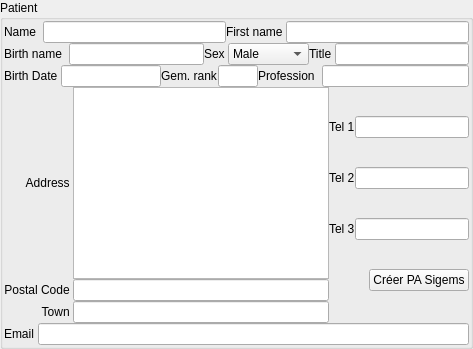
             <widget class="QGroupBox" name="groupBoxPatient">
              <property name="font">
               <font>
                <weight>50</weight>
                <bold>false</bold>
               </font>
              </property>
              <property name="title">
               <string>Patient</string>
              </property>
              <property name="flat">
               <bool>false</bool>
              </property>
              <property name="checkable">
               <bool>false</bool>
              </property>
              <layout class="QGridLayout">
               <property name="leftMargin">
                <number>1</number>
               </property>
               <property name="topMargin">
                <number>1</number>
               </property>
               <property name="rightMargin">
                <number>1</number>
               </property>
               <property name="bottomMargin">
                <number>1</number>
               </property>
               <property name="spacing">
                <number>0</number>
               </property>
               <item row="0" column="0">
                <layout class="QGridLayout" name="layoutyogourt_1">
                 <item row="0" column="0">
                  <widget class="QLabel" name="label_nom">
                   <property name="font">
                    <font>
                     <pointsize>9</pointsize>
                    </font>
                   </property>
                   <property name="text">
                    <string>Name  </string>
                   </property>
                   <property name="buddy">
                    <cstring>lineEdit_NomDossier</cstring>
                   </property>
                  </widget>
                 </item>
                 <item row="0" column="1">
                  <widget class="C_QLineEdit" name="lineEdit_NomDossier"/>
                 </item>
                 <item row="0" column="2">
                  <widget class="QLabel" name="label_prenom">
                   <property name="font">
                    <font>
                     <pointsize>9</pointsize>
                    </font>
                   </property>
                   <property name="text">
                    <string>First name </string>
                   </property>
                   <property name="buddy">
                    <cstring>lineEdit_PrenomDossier</cstring>
                   </property>
                  </widget>
                 </item>
                 <item row="0" column="3">
                  <widget class="C_QLineEdit" name="lineEdit_PrenomDossier"/>
                 </item>
                </layout>
               </item>
               <item row="2" column="0">
                <layout class="QGridLayout" name="layoutyogourt_0">
                 <item row="0" column="4">
                  <widget class="QLabel" name="label_rangem">
                   <property name="font">
                    <font>
                     <pointsize>9</pointsize>
                    </font>
                   </property>
                   <property name="text">
                    <string>Gem. rank</string>
                   </property>
                  </widget>
                 </item>
                 <item row="0" column="6">
                  <widget class="QLabel" name="label_profession">
                   <property name="font">
                    <font>
                     <pointsize>9</pointsize>
                    </font>
                   </property>
                   <property name="text">
                    <string>Profession  </string>
                   </property>
                   <property name="buddy">
                    <cstring>lineEdit_Profession</cstring>
                   </property>
                  </widget>
                 </item>
                 <item row="0" column="7">
                  <widget class="C_QLineEdit" name="lineEdit_Profession"/>
                 </item>
                 <item row="0" column="1">
                  <widget class="C_QLineEdit" name="lineEdit_DtNss">
                   <property name="maximumSize">
                    <size>
                     <width>100</width>
                     <height>16777215</height>
                    </size>
                   </property>
                   <property name="toolTip">
                    <string>Format: dd-mm-aaaa</string>
                   </property>
                   <property name="whatsThis">
                    <string>to define for best control</string>
                   </property>
                  </widget>
                 </item>
                 <item row="0" column="5">
                  <widget class="C_QLineEdit" name="lineEdit_RangGeme">
                   <property name="maximumSize">
                    <size>
                     <width>40</width>
                     <height>16777215</height>
                    </size>
                   </property>
                   <property name="toolTip">
                    <string>1 for first twin, 2 for second</string>
                   </property>
                   <property name="whatsThis">
                    <string>to define for best control</string>
                   </property>
                  </widget>
                 </item>
                 <item row="0" column="0">
                  <widget class="QLabel" name="label_dtnss">
                   <property name="font">
                    <font>
                     <pointsize>9</pointsize>
                    </font>
                   </property>
                   <property name="text">
                    <string>Birth Date </string>
                   </property>
                  </widget>
                 </item>
                </layout>
               </item>
               <item row="3" column="0">
                <layout class="QGridLayout" name="layoutyogourt_9">
                 <item row="0" column="1">
                  <layout class="QGridLayout" name="layoutyogourt_8">
                   <item row="0" column="0">
                    <layout class="QGridLayout" name="layoutyogourt_7">
                     <item row="0" column="0">
                      <widget class="QLabel" name="label_adresse">
                       <property name="font">
                        <font>
                         <pointsize>9</pointsize>
                        </font>
                       </property>
                       <property name="text">
                        <string>Address </string>
                       </property>
                       <property name="alignment">
                        <set>Qt::AlignRight|Qt::AlignTrailing|Qt::AlignVCenter</set>
                       </property>
                       <property name="buddy">
                        <cstring>textEdit_Adresse</cstring>
                       </property>
                      </widget>
                     </item>
                     <item row="0" column="1">
                      <widget class="QTextEdit" name="textEdit_Adresse">
                       <property name="tabChangesFocus">
                        <bool>true</bool>
                       </property>
                      </widget>
                     </item>
                     <item row="1" column="0">
                      <widget class="QLabel" name="label_codepostal">
                       <property name="font">
                        <font>
                         <pointsize>9</pointsize>
                        </font>
                       </property>
                       <property name="text">
                        <string>Postal Code </string>
                       </property>
                       <property name="alignment">
                        <set>Qt::AlignRight|Qt::AlignTrailing|Qt::AlignVCenter</set>
                       </property>
                      </widget>
                     </item>
                     <item row="1" column="1">
                      <widget class="C_QLineEdit" name="lineEdit_CdPostal">
                       <property name="toolTip">
                        <string>5 numbers without space</string>
                       </property>
                       <property name="whatsThis">
                        <string>to define for best control</string>
                       </property>
                       <property name="maxLength">
                        <number>5</number>
                       </property>
                      </widget>
                     </item>
                     <item row="2" column="0">
                      <widget class="QLabel" name="label_Ville">
                       <property name="font">
                        <font>
                         <pointsize>9</pointsize>
                        </font>
                       </property>
                       <property name="text">
                        <string>Town </string>
                       </property>
                       <property name="alignment">
                        <set>Qt::AlignRight|Qt::AlignTrailing|Qt::AlignVCenter</set>
                       </property>
                       <property name="buddy">
                        <cstring>lineEditVille</cstring>
                       </property>
                      </widget>
                     </item>
                     <item row="2" column="1">
                      <widget class="C_QLineEdit" name="lineEditVille">
                       <property name="maxLength">
                        <number>30</number>
                       </property>
                      </widget>
                     </item>
                    </layout>
                   </item>
                   <item row="0" column="1">
                    <layout class="QGridLayout" name="layoutyogourt_6">
                     <property name="spacing">
                      <number>0</number>
                     </property>
                     <item row="0" column="0">
                      <layout class="QGridLayout" name="layoutyogourt_3">
                       <item row="0" column="0">
                        <widget class="QLabel" name="label_tel1">
                         <property name="font">
                          <font>
                           <pointsize>9</pointsize>
                          </font>
                         </property>
                         <property name="text">
                          <string>Tel 1</string>
                         </property>
                        </widget>
                       </item>
                       <item row="0" column="1">
                        <widget class="C_QLineEdit" name="lineEdit_Tel1">
                         <property name="maximumSize">
                          <size>
                           <width>200</width>
                           <height>16777215</height>
                          </size>
                         </property>
                         <property name="toolTip">
                          <string>10 digits with no separator</string>
                         </property>
                         <property name="whatsThis">
                          <string>to define for best control</string>
                         </property>
                         <property name="maxLength">
                          <number>30</number>
                         </property>
                        </widget>
                       </item>
                      </layout>
                     </item>
                     <item row="1" column="0">
                      <layout class="QGridLayout" name="layoutyogourt_4">
                       <item row="0" column="0">
                        <widget class="QLabel" name="label_tel2">
                         <property name="font">
                          <font>
                           <pointsize>9</pointsize>
                          </font>
                         </property>
                         <property name="text">
                          <string>Tel 2</string>
                         </property>
                        </widget>
                       </item>
                       <item row="0" column="1">
                        <widget class="C_QLineEdit" name="lineEdit_Tel2">
                         <property name="maximumSize">
                          <size>
                           <width>200</width>
                           <height>16777215</height>
                          </size>
                         </property>
                         <property name="toolTip">
                          <string>10 digits with no separator</string>
                         </property>
                         <property name="whatsThis">
                          <string>to define for best control</string>
                         </property>
                         <property name="maxLength">
                          <number>30</number>
                         </property>
                        </widget>
                       </item>
                      </layout>
                     </item>
                     <item row="2" column="0">
                      <layout class="QGridLayout" name="layoutyogourt_5">
                       <item row="0" column="0">
                        <widget class="QLabel" name="label_tel3">
                         <property name="font">
                          <font>
                           <pointsize>9</pointsize>
                          </font>
                         </property>
                         <property name="text">
                          <string>Tel 3</string>
                         </property>
                        </widget>
                       </item>
                       <item row="0" column="1">
                        <widget class="C_QLineEdit" name="lineEdit_Tel3">
                         <property name="maximumSize">
                          <size>
                           <width>200</width>
                           <height>16777215</height>
                          </size>
                         </property>
                         <property name="toolTip">
                          <string>10 digits with no separator</string>
                         </property>
                         <property name="whatsThis">
                          <string>to define for best control</string>
                         </property>
                         <property name="maxLength">
                          <number>30</number>
                         </property>
                        </widget>
                       </item>
                      </layout>
                     </item>
                     <item row="3" column="0">
                      <layout class="QGridLayout" name="gridLayout_1">
                       <item row="0" column="0">
                        <widget class="QPushButton" name="pushButton_solde">
                         <property name="sizePolicy">
                          <sizepolicy hsizetype="Fixed" vsizetype="Fixed">
                           <horstretch>0</horstretch>
                           <verstretch>0</verstretch>
                          </sizepolicy>
                         </property>
                         <property name="minimumSize">
                          <size>
                           <width>20</width>
                           <height>20</height>
                          </size>
                         </property>
                         <property name="iconSize">
                          <size>
                           <width>20</width>
                           <height>20</height>
                          </size>
                         </property>
                         <property name="flat">
                          <bool>true</bool>
                         </property>
                        </widget>
                       </item>
                       <item row="0" column="1">
                        <widget class="QPushButton" name="pushButton_SigemsPA">
                         <property name="font">
                          <font>
                           <pointsize>9</pointsize>
                          </font>
                         </property>
                         <property name="toolTip">
                          <string>Création d'une pré-admission SIGEMS</string>
                         </property>
                         <property name="text">
                          <string>Créer PA Sigems</string>
                         </property>
                        </widget>
                       </item>
                      </layout>
                     </item>
                    </layout>
                   </item>
                  </layout>
                 </item>
                 <item row="4" column="1">
                  <layout class="QGridLayout" name="layoutyogourt_2"/>
                 </item>
                </layout>
               </item>
               <item row="4" column="0">
                <layout class="QGridLayout" name="layoutyogourt_11">
                 <item row="0" column="0">
                  <widget class="QLabel" name="label_email">
                   <property name="font">
                    <font>
                     <pointsize>9</pointsize>
                    </font>
                   </property>
                   <property name="text">
                    <string>Email </string>
                   </property>
                   <property name="buddy">
                    <cstring>lineEdit_Email</cstring>
                   </property>
                  </widget>
                 </item>
                 <item row="0" column="1">
                  <widget class="C_QLineEdit" name="lineEdit_Email"/>
                 </item>
                </layout>
               </item>
               <item row="1" column="0">
                <layout class="QGridLayout" name="layoutyogourt_10">
                 <item row="0" column="0">
                  <widget class="QLabel" name="label_nomnss">
                   <property name="font">
                    <font>
                     <pointsize>9</pointsize>
                    </font>
                   </property>
                   <property name="text">
                    <string>Birth name  </string>
                   </property>
                   <property name="buddy">
                    <cstring>lineEdit_NomDeNss</cstring>
                   </property>
                  </widget>
                 </item>
                 <item row="0" column="1">
                  <widget class="C_QLineEdit" name="lineEdit_NomDeNss">
                   <property name="maxLength">
                    <number>50</number>
                   </property>
                  </widget>
                 </item>
                 <item row="0" column="4">
                  <widget class="QLabel" name="label_titre">
                   <property name="font">
                    <font>
                     <pointsize>9</pointsize>
                    </font>
                   </property>
                   <property name="text">
                    <string>Title </string>
                   </property>
                   <property name="buddy">
                    <cstring>lineEdit_Titre</cstring>
                   </property>
                  </widget>
                 </item>
                 <item row="0" column="5">
                  <widget class="C_QLineEdit" name="lineEdit_Titre"/>
                 </item>
                 <item row="0" column="3">
                  <widget class="QComboBox" name="comboBoxSexe">
                   <item>
                    <property name="text">
                     <string>Male</string>
                    </property>
                   </item>
                   <item>
                    <property name="text">
                     <string>Female</string>
                    </property>
                   </item>
                   <item>
                    <property name="text">
                     <string>Unknown</string>
                    </property>
                   </item>
                  </widget>
                 </item>
                 <item row="0" column="2">
                  <widget class="QLabel" name="label_sexe">
                   <property name="font">
                    <font>
                     <pointsize>9</pointsize>
                    </font>
                   </property>
                   <property name="text">
                    <string>Sex </string>
                   </property>
                   <property name="buddy">
                    <cstring>comboBoxSexe</cstring>
                   </property>
                  </widget>
                 </item>
                </layout>
               </item>
              </layout>
             </widget>
